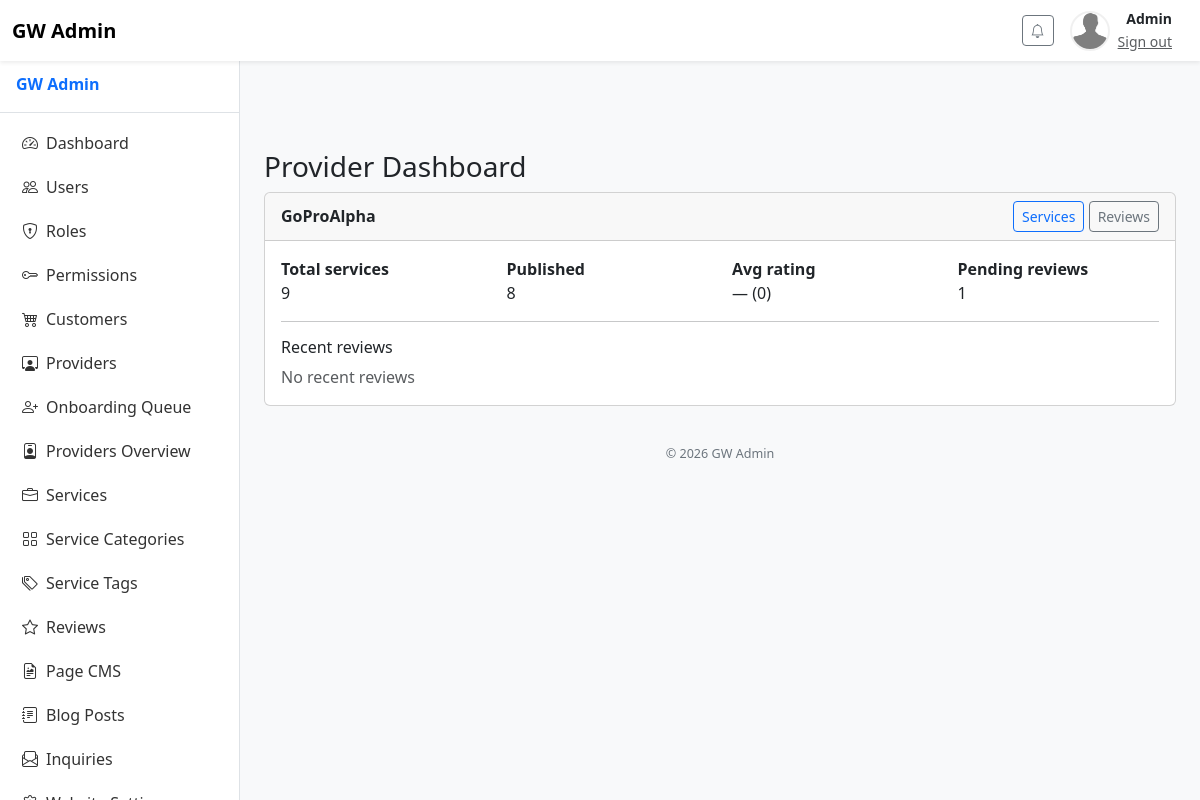
The page /providers/dashboard.php (signed in) on the database its author committed.
### tables this page shows
CREATE TABLE `providers` (
  `id` int(10) unsigned NOT NULL AUTO_INCREMENT,
  `uuid` char(36) NOT NULL,
  `owner_user_id` int(10) unsigned DEFAULT NULL,
  `name` varchar(191) NOT NULL,
  `slug` varchar(191) NOT NULL,
  `email` varchar(191) DEFAULT NULL,
  `phone` varchar(50) DEFAULT NULL,
  `address` varchar(255) DEFAULT NULL,
  `city` varchar(100) DEFAULT NULL,
  `state` varchar(100) DEFAULT NULL,
  `country` varchar(100) DEFAULT NULL,
  `latitude` decimal(10,7) DEFAULT NULL,
  `longitude` decimal(10,7) DEFAULT NULL,
  `logo` varchar(255) DEFAULT NULL,
  `description` text DEFAULT NULL,
  `status` enum('draft','active','inactive') NOT NULL DEFAULT 'draft',
  `verification_status` enum('unverified','pending','verified','rejected') NOT NULL DEFAULT 'unverified',
  `verification_docs` longtext DEFAULT NULL CHECK (json_valid(`verification_docs`)),
  `created_at` timestamp NULL DEFAULT current_timestamp(),
  `updated_at` timestamp NULL DEFAULT NULL ON UPDATE current_timestamp(),
  `rating_avg` decimal(4,2) DEFAULT NULL,
  `rating_count` int(10) unsigned DEFAULT 0,
  `settings` longtext DEFAULT NULL CHECK (json_valid(`settings`)),
  `created_by` int(10) unsigned DEFAULT NULL,
  `team_size` int(11) DEFAULT 1,
  `languages` varchar(255) DEFAULT 'English',
  `starting_price` decimal(10,2) DEFAULT NULL,
  `specialties` text DEFAULT NULL,
  `deduction_type` enum('percentage','flat') NOT NULL DEFAULT 'percentage',
  `deduction_value` decimal(10,2) NOT NULL DEFAULT 10.00,
  PRIMARY KEY (`id`),
  UNIQUE KEY `uuid` (`uuid`),
  UNIQUE KEY `slug` (`slug`),
  KEY `idx_providers_city` (`city`),
  KEY `idx_providers_state` (`state`),
  KEY `idx_providers_country` (`country`),
  KEY `idx_providers_owner` (`owner_user_id`),
  KEY `idx_providers_rating_count` (`rating_count`),
  KEY `idx_providers_owner_user` (`owner_user_id`),
  KEY `idx_providers_status` (`status`)
);

### lib/providers_helpers.php (called while the page is built, shortened)
<?php
require_once __DIR__ . '/users_helpers.php';
function provider_dashboard_metrics($provider_id): array {
    global $mysqli;
    if (is_numeric($provider_id)) {
        $pid = intval($provider_id);
    } else {
        $res = $mysqli->query("SELECT id FROM providers WHERE uuid = '" . $mysqli->real_escape_string($provider_id) . "' LIMIT 1");
        if ($res && $row = $res->fetch_assoc()) $pid = (int)$row['id'];
        else return [];
    }
    $metrics = [
        'total_services' => 0,
        'published_services' => 0,
        'avg_rating' => null,
        'rating_count' => 0,
        'pending_reviews' => 0,
        'recent_reviews' => []
    ];
    $q = "SELECT COUNT(*) AS cnt FROM services WHERE provider_id = $pid";
    if ($r = $mysqli->query($q)) { $row = $r->fetch_assoc(); $metrics['total_services'] = intval($row['cnt']); $r->free(); }
    $q = "SELECT COUNT(*) AS cnt FROM services WHERE provider_id = $pid AND status = 'published'";
    if ($r = $mysqli->query($q)) { $row = $r->fetch_assoc(); $metrics['published_services'] = intval($row['cnt']); $r->free(); }
    $q = "SELECT AVG(rating) AS avg_rating, COUNT(*) AS cnt FROM reviews WHERE provider_id = $pid AND status = 'published'";
    if ($r = $mysqli->query($q)) {
        $row = $r->fetch_assoc();
        $metrics['avg_rating'] = $row['avg_rating'] !== null ? round(floatval($row['avg_rating']), 2) : null;
        $metrics['rating_count'] = intval($row['cnt']);
    }
    $q = "SELECT COUNT(*) AS cnt FROM reviews WHERE provider_id = $pid AND status = 'pending'";
    if ($r = $mysqli->query($q)) { $row = $r->fetch_assoc(); $metrics['pending_reviews'] = intval($row['cnt']); $r->free(); }
    $q = "SELECT r.id, r.rating, r.title, r.body, r.created_at, u.name AS user_name
          FROM reviews r LEFT JOIN users u ON u.id = r.user_id
          WHERE r.provider_id = $pid AND r.status = 'published'
          ORDER BY r.created_at DESC LIMIT 6";
    if ($r = $mysqli->query($q)) {
        while ($row = $r->fetch_assoc()) $metrics['recent_reviews'][] = $row;
        $r->free();
    }
    return $metrics;
}
function provider_summary_list(int $limit = 50): array {
    global $mysqli;
    $out = [];
    $res = $mysqli->query("SELECT p.id,p.uuid, p.name, p.owner_user_id,
        (SELECT COUNT(*) FROM services s WHERE s.provider_id = p.id) AS services_count,
        (SELECT AVG(rating) FROM reviews rv WHERE rv.provider_id = p.id AND rv.status='published') AS avg_rating
        FROM providers p ORDER BY p.created_at DESC LIMIT " . intval($limit));
    if ($res) {
        while ($r = $res->fetch_assoc()) $out[] = $r;
    }
    return $out;
}

### providers/dashboard.php (the view, shortened to what this page needs)
<?php
require_once __DIR__ . '/../lib/providers_helpers.php';
$current = current_user();
$providers = providers_for_user($current['id']);
if (empty($providers)) {
    if (!user_has_permission($current['id'], 'providers.manage')) {
        $_SESSION['flash_errors'] = 'You do not have any providers assigned.';
        header('Location: /'); exit;
    } else {
        $providers = provider_summary_list(100);
    }
}
include __DIR__ . '/../partials/header.php';
include __DIR__ . '/../partials/sidebar.php';
?>
<div class="container mt-4">
  <h3>Provider Dashboard</h3>
  <?php foreach ($providers as $p):
      $metrics = provider_dashboard_metrics($p['id']);
  ?>
    <div class="card mb-3">
      <div class="card-header d-flex justify-content-between align-items-center">
        <strong><?php echo htmlspecialchars($p['name'], ENT_QUOTES); ?></strong>
        <div>
          <a class="btn btn-sm btn-outline-primary" href="/provider/services.php?provider_id=<?php echo intval($p['id']); ?>">Services</a>
          <a class="btn btn-sm btn-outline-secondary" href="/provider/reviews.php?provider_id=<?php echo intval($p['id']); ?>">Reviews</a>
        </div>
      </div>
      <div class="card-body">
        <div class="row">
          <div class="col-md-3">
            <div><strong>Total services</strong></div>
            <div><?php echo intval($metrics['total_services']); ?></div>
          </div>
          <div class="col-md-3">
            <div><strong>Published</strong></div>
            <div><?php echo intval($metrics['published_services']); ?></div>
          </div>
          <div class="col-md-3">
            <div><strong>Avg rating</strong></div>
            <div><?php echo $metrics['avg_rating'] !== null ? htmlspecialchars($metrics['avg_rating']) : '—'; ?> (<?php echo intval($metrics['rating_count']); ?>)</div>
          </div>
          <div class="col-md-3">
            <div><strong>Pending reviews</strong></div>
            <div><?php echo intval($metrics['pending_reviews']); ?></div>
          </div>
        </div>
        <hr>
        <h6>Recent reviews</h6>
        <?php if (empty($metrics['recent_reviews'])): ?>
          <div class="text-muted">No recent reviews</div>
        <?php endif; ?>
      </div>
    </div>
  <?php endforeach; ?>
</div>
<?php include __DIR__ . '/../partials/footer.php'; ?>

### public/assets/css/app.css (style rules this page uses)
body { padding-top: 70px; background:#f8f9fa; }
body.with-sidebar { padding-left: 240px; }

### rows shown on the page
providers: name "GoProAlpha", total_services "9", published_services "8", rating_count "0", pending_reviews "1"

### other values the page prints
$user['name'] "Admin"
$safeLabel "Dashboard Users Roles Permissions Customers Providers Onboarding Queue Providers Overview Services Service Categories Service Tags Reviews Page CMS Blog Posts Inquiries"
